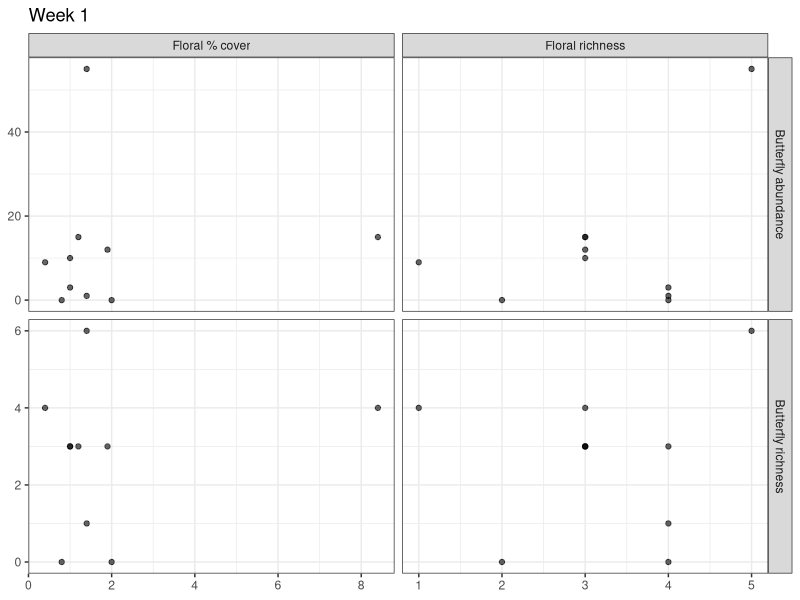
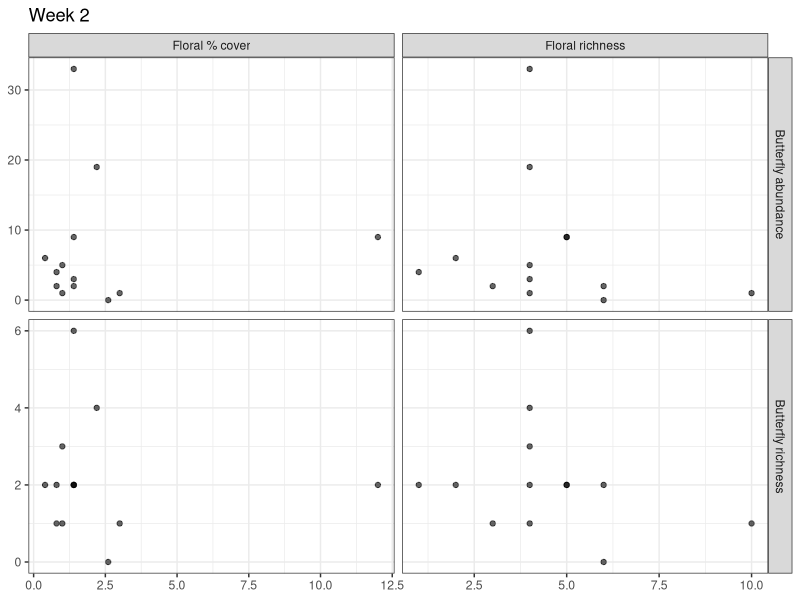
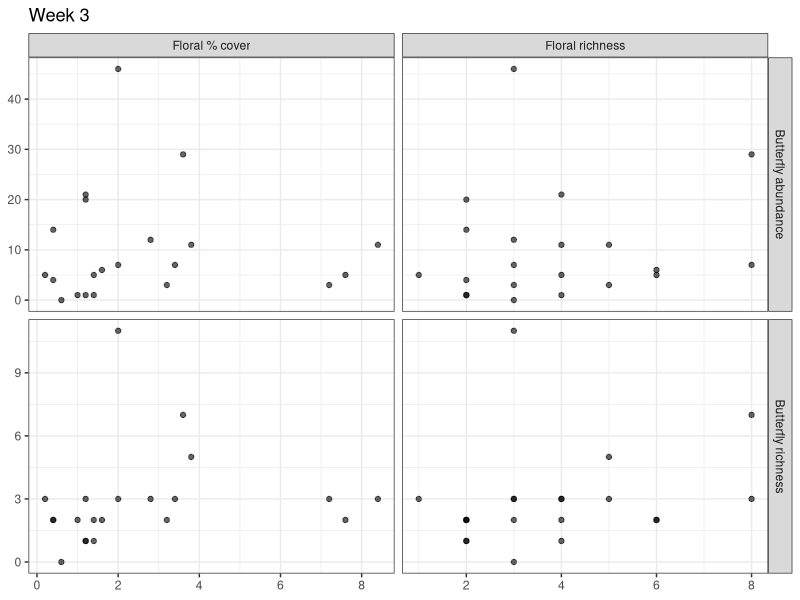
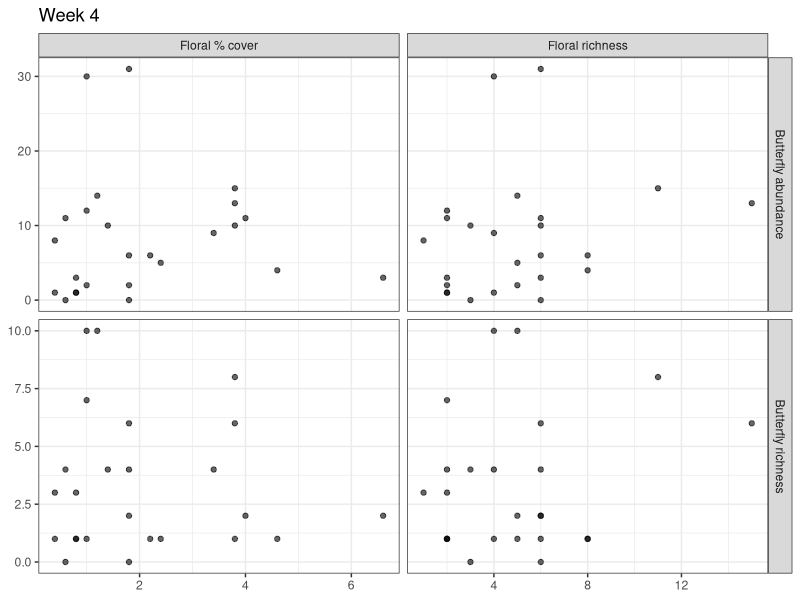
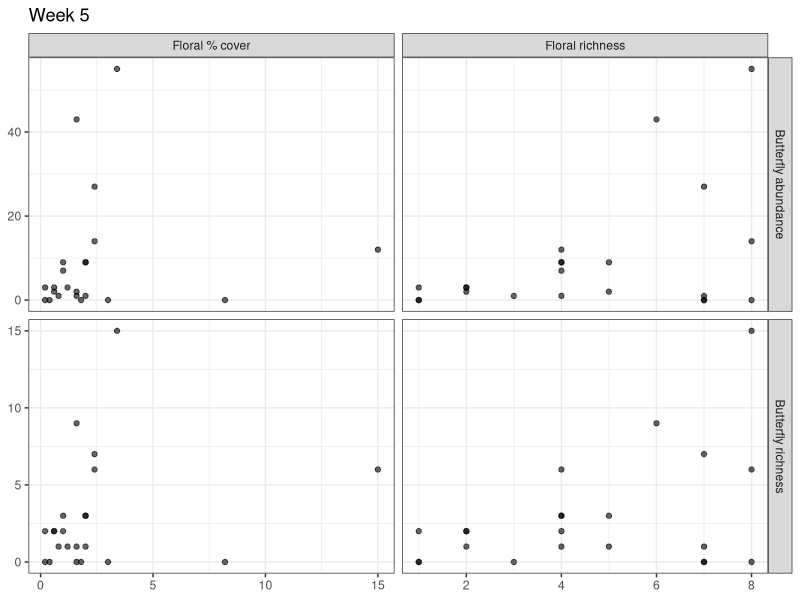
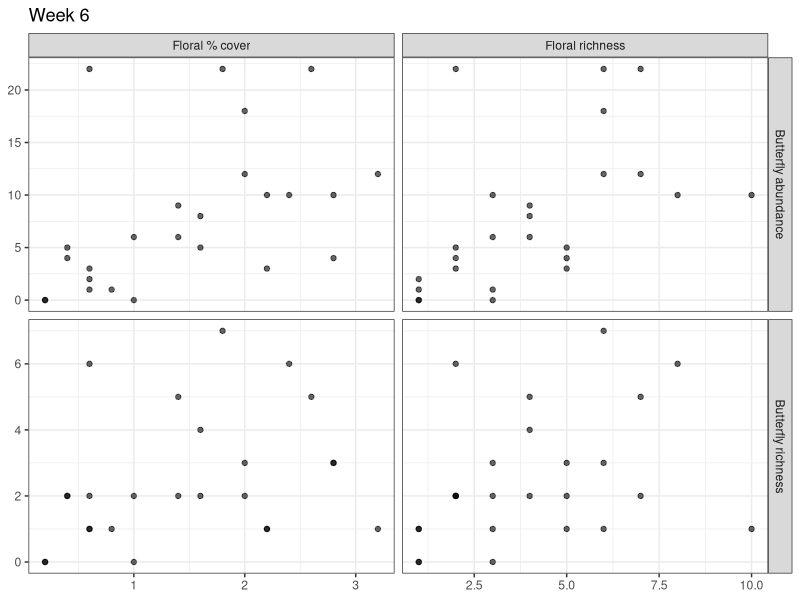
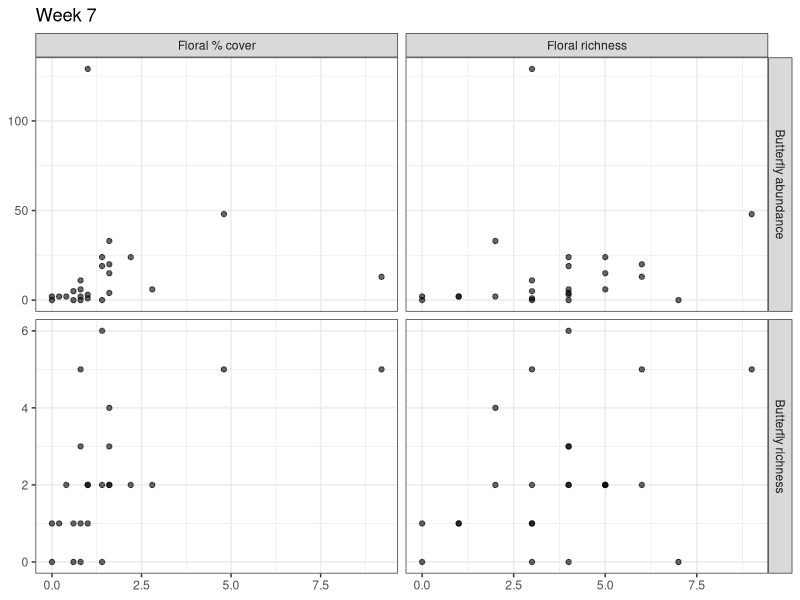
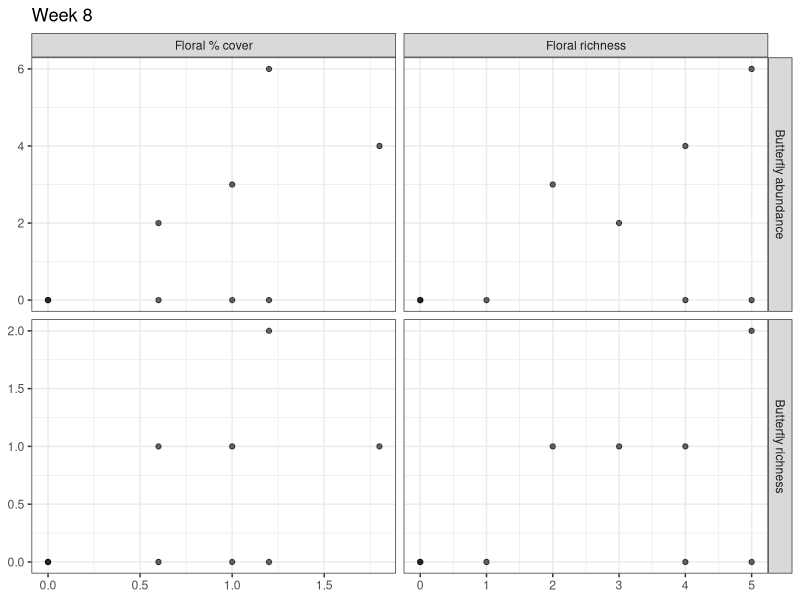

Generate these figures, in order, with R: (Note: this script raises an error after producing the figures.)
#### Drafting Answers to Research Questions Script ####
### Freya Innes
### 22/09/2026

# Open Packages
library(tidyverse)

#### READING IN DATA ####
setwd("~/Desktop/School/Graduate/BIMBY_2026_Field_Season")

butterflies_clean <- read_csv("Clean Data/butterflies_clean.csv")
flowers_clean <- read_csv("Clean Data/flowers_clean.csv")
nectar_clean <- read_csv("Clean Data/nectar_clean.csv")

#### Can floral resource richness and abundance predict butterfly richness and abundance? ####
# The idea behind this one is a four paneled grid that has the associations

# Making a usable butterfly summary
butterfly_summary <- butterflies_clean %>%
  mutate(date = make_date(year = 2026,
                          month = as.integer(month), 
                          day = as.integer(day)),
         butterfly_species = paste(genus, species)) %>% # Combining the date
  group_by(transect, date, week) %>%
  summarise(butterfly_abundance = sum(number, na.rm = TRUE), # Making a column for butterfly abundance
            butterfly_richness = n_distinct(butterfly_species[butterfly_species != "NA NA"]), # Making a column for species richness, but does not include "NA NA" (no butterflies seen) as a species 
            .groups = "drop")

# Master list of every transect-date-week that was actually surveyed for flowers
flower_visits <- flowers_clean %>%
  mutate(date = make_date(year = 2026, month = as.integer(month), day = as.integer(day))) %>%
  distinct(transect, date, week)

flower_summary <- flowers_clean %>%
  mutate(date = make_date(year = 2026, 
                          month = as.integer(month), 
                          day = as.integer(day)),
         plant_species = paste(genus, species)) %>%
  distinct(transect, date, week, quadrat, plant_species, cover_pct) %>%
  group_by(transect, date, week) %>%
  complete(quadrat = 1:5, nesting(plant_species), fill = list(cover_pct = 0)) %>%
  ungroup() %>%
  filter(plant_species != "NA NA") %>%
  group_by(transect, date, week, plant_species) %>%
  summarise(mean_cover = mean(cover_pct), .groups = "drop") %>%
  group_by(transect, date, week) %>%
  summarise(floral_richness = n_distinct(plant_species),
            floral_cover = sum(mean_cover),
            .groups = "drop") %>%
  right_join(flower_visits, by = c("transect", "date", "week")) %>%
  mutate(floral_richness = replace_na(floral_richness, 0),
         floral_cover = replace_na(floral_cover, 0))


# Making a summary table to plot more easily
question1_data <- butterfly_summary %>%
  left_join(flower_summary, by = c("transect", "date", "week"))

figure_data <- bind_rows(
  question1_data %>%
    transmute(transect, date, week, # ", origin" has been removed from here and needs to be readded
              x = floral_richness, y = butterfly_richness,
              x_variable = "Floral richness", y_variable = "Butterfly richness"),
  question1_data %>%
    transmute(transect, date, week,
              x = floral_cover, y = butterfly_richness,
              x_variable = "Floral % cover", y_variable = "Butterfly richness"),
  question1_data %>%
    transmute(transect, date, week,
              x = floral_richness, y = butterfly_abundance,
              x_variable = "Floral richness", y_variable = "Butterfly abundance"),
  question1_data %>%
    transmute(transect, date, week,
              x = floral_cover, y = butterfly_abundance,
              x_variable = "Floral % cover", y_variable = "Butterfly abundance"))

# Loop: one 2x2 grid figure per week, click through in the Plots pane
for (wk in sort(unique(figure_data$week))) {
  
  wk_data <- figure_data %>% filter(week == wk)
  
  p <- ggplot(wk_data, aes(x = x, y = y)) + # Removing plant origin colour and fill for now
    geom_point(alpha = 0.6) +
    facet_grid(y_variable ~ x_variable, scales = "free") +
    labs(x = NULL,
         y = NULL,
         title = paste("Week", wk)) +
    theme_bw()
  
  print(p)
}






figure_data %>%
  filter(is.na(x) | is.na(y))
# THIS IS DUPLICATE CODE FOR THE FLORAL SUMMARY THAT SEPARATES BY ORIGIN #

# Making floral summary with native and non-native cover and richness in case I want to use it later
flower_summary <- flowers_clean %>%
  filter(!is.na(genus)) %>%  # drop placeholder "no plant in this quadrat" rows
  mutate(date = make_date(year = 2026,
                          month = as.integer(month),
                          day = as.integer(day)),
         plant_species = paste(genus, species)) %>%
  distinct(transect, date, week, quadrat, plant_species, origin, cover_pct) %>%  # No duplicate entries
  group_by(transect, date, week) %>%
  complete(quadrat = 1:5, nesting(plant_species, origin), # Keeps species and their origin together instead of duplicating
           fill = list(cover_pct = 0)) %>%
  ungroup() %>%
  group_by(transect, date, week, origin, plant_species) %>%
  summarise(mean_cover = mean(cover_pct), .groups = "drop") %>%
  group_by(transect, date, week, origin) %>%
  summarise(floral_richness = n_distinct(plant_species),
            floral_cover = sum(mean_cover),
            .groups = "drop") %>%
  complete(nesting(transect, date, week), origin, 
           fill = list(floral_richness = 0, floral_cover = 0))

#### Which floral resources are disproportionately used by butterflies relative to their availability?####
# FLOWER DATA #

#Ensuring NAs are removed (can be removed once data is properyl cleaned)
flowers_clean <- flowers_clean %>%
  filter(!is.na(transect), !is.na(month), !is.na(day)) %>%
  mutate(date = make_date(year = 2026,
                          month = as.integer(month),
                          day = as.integer(day)),
         plant_species = paste(genus, species))

# Calculate mean floral cover for each plant species
flower_availability <- flowers_clean %>%
  filter(!is.na(quadrat)) %>% # Removes quadrats that are NA values
  group_by(transect, date, quadrat, plant_species) %>%
  summarise(cover = sum(`cover_%`, na.rm = TRUE),
            .groups = "drop") %>%
  complete(transect, date, 
           quadrat = 1:5,  # specifically calculates for 5 quadrats, not more (NAs)
           plant_species, fill = list(cover = 0)) %>%
  group_by(transect, date, plant_species) %>%
  summarise(mean_cover = mean(cover),
            n_quadrats = n(),
            .groups = "drop")

# Calculate total floral cover for each transect on a certain date
flower_totals <- flower_availability %>%
  group_by(transect, date) %>%
  summarise(total_floral_cover = sum(mean_cover, na.rm = TRUE),
            .groups = "drop")

# Calculate each plant's proportion of floral availability
flower_availability <- flower_availability %>%
  left_join(flower_totals, by = c("transect", "date")) %>%
  mutate(availability_proportion = mean_cover / total_floral_cover)


# NECTARING DATA #

# Filtering the dataset (can be removed once data is completed)
nectar_clean <- nectar_clean %>%
  filter(!is.na(transect), !is.na(month), !is.na(day)) %>%
  mutate(date = make_date(year = 2026,
                          month = as.integer(month),
                          day = as.integer(day)),
         plant_species = paste(flower_genus, flower_species))

# Counting nectar observations for each plant
nectaring_summary <- nectar_clean %>%
  group_by(transect, date, plant_species) %>%
  summarise(nectar_visits = n(), 
            .groups = "drop")

# Calculating the total nectar observations per transect on a certain date
nectar_totals <- nectaring_summary %>%
  group_by(transect, date) %>%
  summarise(total_nectar_visits = sum(nectar_visits, na.rm = TRUE),
            .groups = "drop")

# Calculate if nectar use was proportional 
nectaring_summary <- nectaring_summary %>%
  left_join(nectar_totals, by = c("transect", "date")) %>%
  mutate(use_proportion = nectar_visits / total_nectar_visits)


# COMBINING DATASETS #
question2_data <- flower_availability %>%
  select(transect, date, plant_species, mean_cover, availability_proportion) %>%
  full_join(nectaring_summary %>%
              select(transect, date, plant_species, nectar_visits, use_proportion),
            by = c("transect", "date", "plant_species")) %>%
  mutate(mean_cover = replace_na(mean_cover, 0),
         availability_proportion = replace_na(availability_proportion, 0),
         nectar_visits = replace_na(nectar_visits, 0), 
         use_proportion = replace_na(use_proportion, 0))

# Calculate selection ratio
#
# > 1 = used more than expected based on availability
# = 1 = used in proportion to availability
# < 1 = used less than expected

question2_data <- question2_data %>%
  mutate(selection_ratio = case_when(availability_proportion > 0 ~ use_proportion / availability_proportion,
                                     TRUE ~ NA_real_))

#  Plotting data
# Each point represents a plant species at a particular transect on a particular date
ggplot(question2_data, aes(x = availability_proportion, y = use_proportion)) +
  geom_abline(slope = 1, intercept = 0, linetype = "dashed") + # 1:1 line = use proportional to availability
  geom_point(alpha = 0.6) +
  labs(x = "Proportion of floral cover available",
       y = "Proportion of nectar observations",
       title = "Butterfly nectar use relative to floral availability") +
  theme_bw()

# Plant-level summary for a second figure
plant_summary <- question2_data %>%
  group_by(plant_species) %>%
  summarise(mean_availability = mean(availability_proportion, na.rm = TRUE),
            mean_use = mean(use_proportion, na.rm = TRUE),
            total_visits = sum(nectar_visits, na.rm = TRUE),
            .groups = "drop")

# Plant-level availability vs. use figure
ggplot(plant_summary, aes(x = mean_availability, y = mean_use, label = plant_species)) +
  geom_abline(slope = 1, intercept = 0, linetype = "dashed") + # 1:1 line = use proportional to availability
  geom_point(alpha = 0.6) +
  geom_text(nudge_y = 0.01, check_overlap = TRUE) +
  labs(x = "Mean proportional floral cover",
       y = "Mean proportional nectar use") +
  theme_bw()


#### Does butterfly use of native vs. non-native nectar plants change with seasonal variation in native floral availability?####

# FLORAL DATA #
flower_species_cover <- flowers_clean %>%
  group_by(transect, date, plant_species, origin) %>%
  summarise(mean_cover = mean(`cover_%`, na.rm = TRUE),
            .groups = "drop")

# Total floral cover by transect on a date
flower_totals <- flower_species_cover %>%
  group_by(transect, date) %>%
  summarise(total_floral_cover = sum(mean_cover, na.rm = TRUE),
            .groups = "drop")

# Calculating native floral availability
native_flower_availability <- flower_species_cover %>%
  group_by(transect, date) %>%
  summarise(native_floral_cover = sum(mean_cover[origin == "Native"], na.rm = TRUE),
            total_floral_cover = sum(mean_cover, na.rm = TRUE), # Mean cover of all flowers
            .groups = "drop") %>%
  mutate(proportion_native_floral_cover = native_floral_cover / total_floral_cover) # Proportion of floral cover that is native

# NECTARING DATA #
# Summary of native nectar visits
nectar_native_summary <- nectar_clean %>%
  group_by(transect, date, flower_origin) %>%
  summarise(nectar_visits = n(),
            .groups = "drop")

# Calculating total nectar observations
nectar_totals <- nectar_native_summary %>%
  group_by(transect, date) %>%
  summarise(total_nectar_visits = sum(nectar_visits, na.rm = TRUE),
            .groups = "drop")

# Calculating the proportion of nectar visits to native plants
native_nectar_use <- nectar_native_summary %>%
  filter(flower_origin == "Native") %>%
  group_by(transect, date) %>%
  summarise(native_nectar_visits = sum(nectar_visits, na.rm = TRUE),
            .groups = "drop") %>%
  left_join(nectar_totals, by = c("transect", "date")) %>%
  mutate(proportion_native_nectar = native_nectar_visits / total_nectar_visits)

# Combining the floral availability and nectar use
question3_data <- native_flower_availability %>%
  left_join(native_nectar_use, by = c("transect", "date"))

# PLOTTING #
# Plotting native floral availability through the season
ggplot(question3_data, aes(x = date, y = proportion_native_floral_cover)) +
  geom_point(alpha = 0.6) +
  geom_smooth(method = "loess", se = TRUE) +
  labs(x = "Date", 
       y = "Proportion of floral cover that is native", 
       title = "Seasonal availability of native floral resources") +
  theme_bw()

# Plotting native nectar use through the season
ggplot(question3_data, aes(x = date, y = proportion_native_nectar)) +
  geom_point(alpha = 0.6) +
  geom_smooth(method = "loess", se = TRUE) +
  labs(x = "Date",
       y = "Proportion of nectar observations on native plants",
       title = "Seasonal use of native flowers") +
  ylim(0, 1) +
  theme_bw()

# Plotting native floral availability vs. native nectar use
ggplot(question3_data, aes(x = proportion_native_floral_cover, y = proportion_native_nectar)) +
  geom_abline(slope = 1, intercept = 0, linetype = "dashed") + # Adds the 1:1 use ratio
  geom_point(alpha = 0.6) +
  geom_smooth(method = "lm", se = TRUE) +
  labs(x = "Proportion of floral cover that is native",
       y = "Proportion of nectar observations on native plants",
       title = "Native nectar use as a function of native floral availability") +
  theme_bw()






#### MAKING OTHER RANDOM PLOTS THAT I HAD THE CODE FOR ####
# Transect Locations
# Adding region to butterfly data
butterflies <- butterflies_clean %>%
  mutate(region = case_when(
    transect %in% c("GBH", "CCM", "BGP", "PSP") ~ "Lower Mainland",
    transect %in% c("CHP", "RBG", "BHT", "HRP") ~ "Vancouver Island",
    transect %in% c("MGT", "FLT") ~ "High Elevation Alpine",
    transect %in% c("MMF", "KPP", "PSL") ~ "Thompson-Nicola",
    transect %in% c("OHR", "OHRb", "PBM", "ABR", "JMS",
                    "KSP", "OKF", "KWL", "RTT", "PML") ~ "Okanagan-Similkameen",
    transect %in% c("UBC", "KMP", "RRP" ) ~ "Thompson-Okanagan"))

# Base map
canada_prov <- ne_states(country = "canada", returnclass = "sf")

# Load BC boundary
bc_boundary <- canada_prov %>%
  filter(gn_name == "British Columbia")

# Convert to sf structure to plot on map 
transects_sf <- st_as_sf(butterflies, coords = c("lon", "lat"), crs = 4326)

# Clip to BC
sf_bc <- st_join(transects_sf, bc_boundary, join = st_within, left = FALSE)

# Plot
ggplot() +
  geom_sf(data = bc_boundary, fill = "grey95") +
  geom_sf(data = sf_bc, aes(color = region.x)) +
  geom_sf_text(data = sf_bc, aes(label = transect),
               nudge_y = 0.05,
               size = 2) +
  coord_sf(xlim = c(-126.0, -119.0),
           ylim = c(48.0, 51)) +
  theme_bw() +
  theme(panel.grid.major = element_blank(),
        panel.grid.minor = element_blank()) +
  labs(title = "BIMBY Transects in British Columbia",
       x = "Longitude",
       y = "Latitude",
       color = "Sampling Region")



# SAMPLING SUMMARY
# Binding together sampling summary
sampling_summary <- bind_rows(
  flowers_clean %>%
    distinct(transect, month, day, week) %>%
    count(transect) %>%
    mutate(dataset = "Flowers"),
  
  nectar_clean %>%
    distinct(transect, month, day) %>%
    count(transect) %>%
    mutate(dataset = "Nectar"),
  
  butterflies_clean %>%
    distinct(transect, month, day) %>%
    count(transect) %>%
    mutate(dataset = "Butterflies"))

# Plots the number of times floral surveys, butterfly surveys, and nectar observations have been recorded at each site
ggplot(sampling_summary, aes(x = reorder(transect, n), y = n, fill = dataset)) +
  geom_col(position = "dodge") +
  coord_flip() +
  labs(x = "Transect", 
       y = "Number of sampling occasions", 
       fill = "Dataset") +
  theme_bw() +
  theme(panel.grid.major = element_blank(),
        panel.grid.minor = element_blank())



# NATIVE VS. NON-NATIVE FLORAL COVER
# Averaging floral cover across five quadrats per transect
cover_transect <- flowers_clean %>%
  filter(!is.na(origin)) %>%
  group_by(month, day, week, transect, quadrat, origin) %>%
  summarise(cover = sum(`cover_%`, na.rm = TRUE), 
            .groups = "drop" ) %>%
  group_by(month, day, week, transect, origin) %>%
  summarise(mean_cover = mean(cover, na.rm = TRUE), 
            se = sd(cover, na.rm = TRUE) / sqrt(n()),
            .groups = "drop")

# Creating day-of-year
cover_transect <- cover_transect %>%
  mutate(date = as.Date(paste(2026, month, day, sep = "-")),
         julian = as.integer(format(date, "%j")),
         region = case_when(
           transect %in% c("GBH", "CCM", "BGP", "PSP") ~ "Lower Mainland",
           transect %in% c("CHP", "RBG", "BHT", "HRP") ~ "Vancouver Island",
           transect %in% c("MGT", "FLT") ~ "High Elevation Alpine",
           transect %in% c("MMF", "KPP", "PSL") ~ "Thompson-Nicola",
           transect %in% c("OHR", "OHRb", "PBM", "ABR", "JMS",
                           "KSP", "OKF", "KWL", "RTT", "PML") ~ "Okanagan-Similkameen",
           transect %in% c("UBC", "KMP", "RRP" ) ~ "Thompson-Okanagan"))

# Plotting mean % floral cover vs day of year
ggplot(cover_transect, aes(x = week, y = mean_cover, colour = origin)) +
  geom_point(alpha = 0.5) +
  geom_smooth(method = "loess", se = FALSE) + # Change if changed below
  facet_wrap(~ region) + # Change if wanting season total, region, or individual transects
  scale_colour_manual(values = c("Native" = "forestgreen", "Non-native" = "orange")) +
  scale_x_continuous(breaks = seq(min(cover_transect$week), max(cover_transect$week), by = 1)) +
  labs(x = "Week",
       y = "Mean floral cover (%)",
       colour = "Plant origin") +
  theme_bw() +
  theme(panel.grid.major = element_blank(),
        panel.grid.minor = element_blank())

# NECTAR-USE AT TRANSECTS 
# Simple summary of nectar-use
nectar_summary <- nectar_clean %>%
  count(transect, flower_origin)

# Plots nectaring observations at each transect and whether they were on native or non-native plants
ggplot(nectar_summary, aes(x = reorder(transect, n), y = n, fill = flower_origin)) +
  geom_col() +
  coord_flip() +
  scale_fill_manual(
    values = c("Native" = "forestgreen", "Non-native" = "orange")) +
  labs(x = "Transect",
       y = "Number of nectaring observations",
       fill = "Flower origin") +
  theme_bw() +
  theme(panel.grid.major = element_blank(),
        panel.grid.minor = element_blank())

# NECTAR-USE THROUGHOUT THE SEASON
# Adding julian date to nectaring data and summing the observations
nectar_day <- nectar_clean %>%
  mutate(date = as.Date(paste(2026, month, day, sep = "-")),
         julian = as.integer(format(date, "%j"))) %>%
  count(julian, flower_origin)

ggplot(nectar_day, aes(x = julian, y = n, colour = flower_origin)) +
  geom_point(alpha = 0.6) +
  geom_smooth(method = "loess", se = FALSE) + # Change for error bars if wanted
  scale_colour_manual(values = c("Native" = "forestgreen","Non-native" = "orange")) +
  labs(x = "Day of year",
       y = "Nectaring observations",
       colour = "Flower origin") +
  theme_bw() +
  theme(panel.grid.major = element_blank(),
        panel.grid.minor = element_blank())

#FLORAL AVAILABILITY VS NECTAR-USE 
# Calculating native floral cover for each transect and week
floral_availability <- flowers_clean %>%
  filter(!is.na(origin)) %>%
  group_by(week, transect, quadrat, origin) %>%
  summarise(cover = sum(`cover_%`, na.rm = TRUE),
            .groups = "drop") %>%
  group_by(week, transect, origin) %>%
  summarise(mean_cover = mean(cover, na.rm = TRUE),
            .groups = "drop") %>%
  rename(flower_origin = origin)

# Nectar observations based on week, transect, and flower origin 
nectar_use <- nectar_clean %>%
  count(week, transect, flower_origin, name = "nectar_obs")

# Connecting datasets
nectar_availability <- floral_availability %>%
  left_join(nectar_use, by = c("week", "transect", "flower_origin")) %>%
  mutate(nectar_obs = replace_na(nectar_obs, 0))

# Plotting 
ggplot(nectar_availability, aes(x = mean_cover, y = nectar_obs, colour = flower_origin)) +
  geom_point(alpha = 0.7) +
  geom_smooth(method = "lm", se = TRUE) +
  facet_wrap(~ flower_origin) +
  scale_colour_manual(values = c("Native" = "forestgreen", "Non-native" = "orange")) +
  labs(x = "Mean floral cover (%)",
       y = "Nectaring observations",
       colour = "Flower origin") +
  theme_bw() +
  theme(panel.grid.major = element_blank(),
        panel.grid.minor = element_blank())


# BUTTERFLY ABUNDANCE THROUGHOUT THE SEASON 
# Abundance at each transect during each week
butterfly_day <- butterflies_clean %>%
  group_by(month, day, week, transect) %>%
  summarise(butterfly_abundance = sum(number, na.rm = TRUE),
            species_richness = n_distinct(paste(genus, species),na.rm = TRUE), .groups = "drop") %>%
  mutate(date = as.Date(paste(2026, month, day, sep = "-")),
         julian = as.integer(format(date, "%j")),
         region = case_when(
           transect %in% c("GBH", "CCM", "BGP", "PSP") ~ "Lower Mainland",
           transect %in% c("CHP", "RBG", "BHT", "HRP") ~ "Vancouver Island",
           transect %in% c("MGT", "FLT") ~ "High Elevation Alpine",
           transect %in% c("MMF", "KPP", "PSL") ~ "Thompson-Nicola",
           transect %in% c("OHR", "OHRb", "PBM", "ABR", "JMS",
                           "KSP", "OKF", "KWL", "RTT", "PML") ~ "Okanagan-Similkameen",
           transect %in% c("UBC", "KMP", "RRP" ) ~ "Thompson-Okanagan"))

# Plots abundance (something wonky with the x-axis)
ggplot(butterfly_day, aes(x = julian, y = butterfly_abundance)) +
  geom_point(alpha = 0.6) +
  geom_smooth(method = "loess",se = TRUE) +
  facet_wrap(~ region) +
  labs(x = "Day of year", 
       y = "Butterfly abundance") +
  theme_bw() +
  theme(panel.grid.major = element_blank(),
        panel.grid.minor = element_blank())


# Plots richness (still wonky)
ggplot(butterfly_day, aes(x = julian,y = species_richness)) +
  geom_point(alpha = 0.6) +
  geom_smooth(method = "loess", se = TRUE) +
  #facet_wrap(~ region) +
  labs(x = "Day of year",
       y = "Butterfly species richness") +
  theme_bw() +
  theme(panel.grid.major = element_blank(),
        panel.grid.minor = element_blank())











# NOT READY YET
availability_prop <- floral_availability %>%
  group_by(week, transect) %>%
  mutate(availability_prop = mean_cover / sum(mean_cover)) %>%
  ungroup()

use_prop <- nectar_use %>%
  group_by(week, transect) %>%
  mutate(use_prop = nectar_obs / sum(nectar_obs)) %>%
  ungroup()

comparison <- availability_prop %>%
  left_join(use_prop, by = c("week", "transect", "flower_origin")) %>%
  mutate(use_prop = replace_na(use_prop, 0))

ggplot(comparison, aes(x = availability_prop, y = use_prop, colour = flower_origin)) +
  geom_abline(slope = 1, intercept = 0, linetype = "dashed") +
  geom_point(size = 3, alpha = 0.7) +
  scale_colour_manual(values = c("Native" = "forestgreen", "Non-native" = "orange")) +
  labs(x = "Proportion of floral availability",
       y = "Proportion of nectar use",
       colour = "Flower origin") +
  theme_bw() +
  theme(panel.grid.major = element_blank(),
        panel.grid.minor = element_blank())
# One point is a flower origin at a transect during a certain week















floral_availability <- flowers_clean %>%
  filter(!is.na(origin)) %>%
  group_by(week, transect, quadrat, origin) %>%
  summarise(cover = sum(`cover_%`, na.rm = TRUE), .groups = "drop") %>%
  group_by(week, transect, origin) %>% # Average the quadrats to get transect-level 
  summarise(mean_cover = mean(cover, na.rm = TRUE), .groups = "drop") %>%
  rename(flower_origin = origin)

nectar_use <- nectar_clean %>%
  filter(activity == "nectaring") %>%
  count(week, transect, flower_origin, name = "nectar_obs")

selection_data <- floral_availability %>%
  left_join(nectar_use, by = c("week", "transect", "flower_origin")) %>% # Add nectar observations
  mutate(nectar_obs = replace_na(nectar_obs, 0)) # No observations on that flower origin = zero observations

selection_data <- selection_data %>%
  group_by(week, transect) %>%
  mutate(availability_prop = mean_cover / sum(mean_cover),
         use_prop = nectar_obs / sum(nectar_obs)) %>%
  ungroup()

selection_data <- selection_data %>%
  filter(!is.na(use_prop), !is.na(availability_prop), availability_prop > 0)

selection_data <- selection_data %>%
  mutate(selection_ratio = use_prop/availability_prop)

selection_data %>%
  select(week, transect, flower_origin, availability_prop, use_prop, selection_ratio) %>%
  arrange(transect, week, flower_origin)


ggplot(selection_data, aes(x = flower_origin, y = selection_ratio, colour = flower_origin)) +
  geom_hline(yintercept = 1, linetype = "dashed") +
  geom_boxplot() +
  geom_jitter(size = 2.5, alpha = 0.5) +
  scale_colour_manual(values = c("Native" = "forestgreen",
                                 "Non-native" = "orange")) +
  labs(x = "Flower origin",
       y = "Selection ratio",
       colour = "Flower origin") +
  theme_bw() +
  theme(panel.grid.major = element_blank(),
        panel.grid.minor = element_blank())


# Summary of most common nectar plants visited
nectaring_summary_plot <- nectaring_summary %>%
  group_by(plant_species) %>%
  summarise(nectar_visits = sum(nectar_visits, na.rm = TRUE),
            .groups = "drop") %>%
  arrange(desc(nectar_visits)) %>%
  mutate(plant_species = factor(plant_species,
                           levels = plant_species)) %>%
  filter(nectar_visits > 5)


ggplot(nectaring_summary_plot, aes(x = plant_species, y = nectar_visits)) +
  geom_col() +
  theme(axis.text.x = element_text(angle = 45, hjust = 1)) +
  labs(x = "Flower",
       y = "Number of nectar observations",
       title = "Butterfly nectar plant use") 
